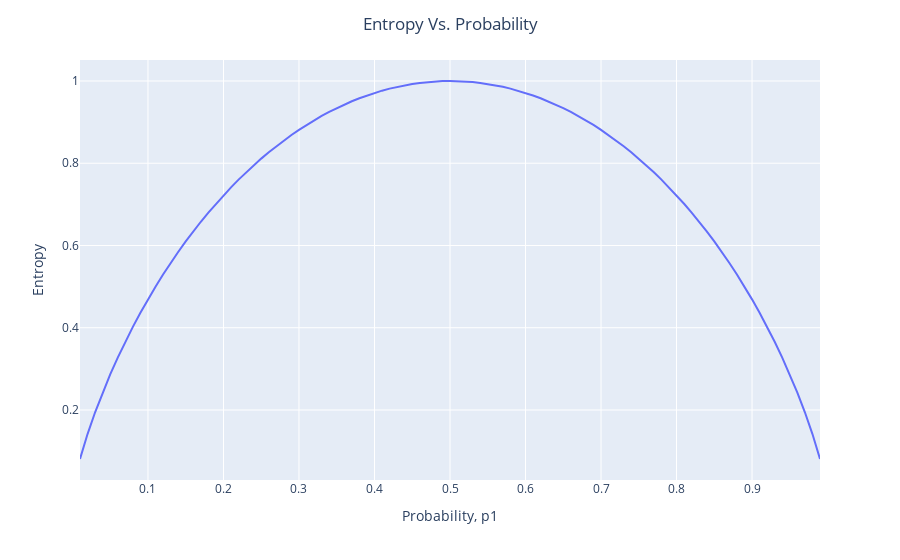

Notebook code cell kept with this figure:
### Markdown cell above
Information Gain: 

$$\text{Information Gain} = H(p_1^\text{node})- \left(w^{\text{left}}H\left(p_1^\text{left}\right) + w^{\text{right}}H\left(p_1^\text{right}\right)\right),$$

Entropy

$$H(p_1) = -p_1 \text{log}_2(p_1) - (1- p_1) \text{log}_2(1- p_1)$$

### Code cell
x = np.arange(0.01,1,0.01)

y = -x * np.emath.logn(2, x) - (1-x) * np.emath.logn(2, 1-x )

fig = px.line(x=x,y=y,
        labels={
             "y": "Entropy",
             "x": "Probability, p1",
                })
fig.update_layout(
    title = {
        'text':'Entropy Vs. Probability',
        'x':0.5,
        'xanchor':'center'})

### Figure 1 — Plotly figure (JSON) as saved in the notebook; plotly's stock layout.template omitted (floating-point values rounded to 4 significant figures)
{"data": [{"hovertemplate": "Probability, p1=%{x}<br>Entropy=%{y}<extra></extra>", "legendgroup": "", "line": {"color": "#636efa", "dash": "solid"}, "marker": {"symbol": "circle"}, "mode": "lines", "name": "", "orientation": "v", "showlegend": false, "type": "scatter", "x": [0.01, 0.02, 0.03, 0.04, 0.05, 0.06, 0.07, 0.08, 0.09, 0.1, 0.11, 0.12, 0.13, 0.14, 0.15, 0.16, 0.17, 0.18, 0.19, 0.2, 0.21, 0.22, 0.23, 0.24, 0.25, 0.26, 0.27, 0.28, 0.29, 0.3, 0.31, 0.32, 0.33, 0.34, 0.35, 0.36, 0.37, 0.38, 0.39, 0.4, 0.41, 0.42, 0.43, 0.44, 0.45, 0.46, 0.47, 0.48, 0.49, 0.5, 0.51, 0.52, 0.53, 0.54, 0.55, 0.56, 0.57, 0.58, 0.59, 0.6, 0.61, 0.62, 0.63, 0.64, 0.65, 0.66, 0.67, 0.68, 0.69, 0.7, 0.71, 0.72, 0.73, 0.74, 0.75, 0.76, 0.77, 0.78, 0.79, 0.8, 0.81, 0.82, 0.83, 0.84, 0.85, 0.86, 0.87, 0.88, 0.89, 0.9, 0.91, 0.92, 0.93, 0.94, 0.95, 0.96, 0.97, 0.98, 0.99], "xaxis": "x", "y": [0.08079, 0.1414, 0.1944, 0.2423, 0.2864, 0.3274, 0.3659, 0.4022, 0.4365, 0.469, 0.4999, 0.5294, 0.5574, 0.5842, 0.6098, 0.6343, 0.6577, 0.6801, 0.7015, 0.7219, 0.7415, 0.7602, 0.778, 0.795, 0.8113, 0.8267, 0.8415, 0.8555, 0.8687, 0.8813, 0.8932, 0.9044, 0.9149, 0.9248, 0.9341, 0.9427, 0.9507, 0.958, 0.9648, 0.971, 0.9765, 0.9815, 0.9858, 0.9896, 0.9928, 0.9954, 0.9974, 0.9988, 0.9997, 1, 0.9997, 0.9988, 0.9974, 0.9954, 0.9928, 0.9896, 0.9858, 0.9815, 0.9765, 0.971, 0.9648, 0.958, 0.9507, 0.9427, 0.9341, 0.9248, 0.9149, 0.9044, 0.8932, 0.8813, 0.8687, 0.8555, 0.8415, 0.8267, 0.8113, 0.795, 0.778, 0.7602, 0.7415, 0.7219, 0.7015, 0.6801, 0.6577, 0.6343, 0.6098, 0.5842, 0.5574, 0.5294, 0.4999, 0.469, 0.4365, 0.4022, 0.3659, 0.3274, 0.2864, 0.2423, 0.1944, 0.1414, 0.08079], "yaxis": "y"}], "layout": {"autosize": true, "legend": {"tracegroupgap": 0}, "margin": {"t": 60}, "title": {"text": "Entropy Vs. Probability", "x": 0.5, "xanchor": "center"}, "xaxis": {"anchor": "y", "autorange": true, "domain": [0, 1], "range": [0.01, 0.99], "title": {"text": "Probability, p1"}, "type": "linear"}, "yaxis": {"anchor": "x", "autorange": true, "domain": [0, 1], "range": [0.02973, 1.051], "title": {"text": "Entropy"}, "type": "linear"}}}
